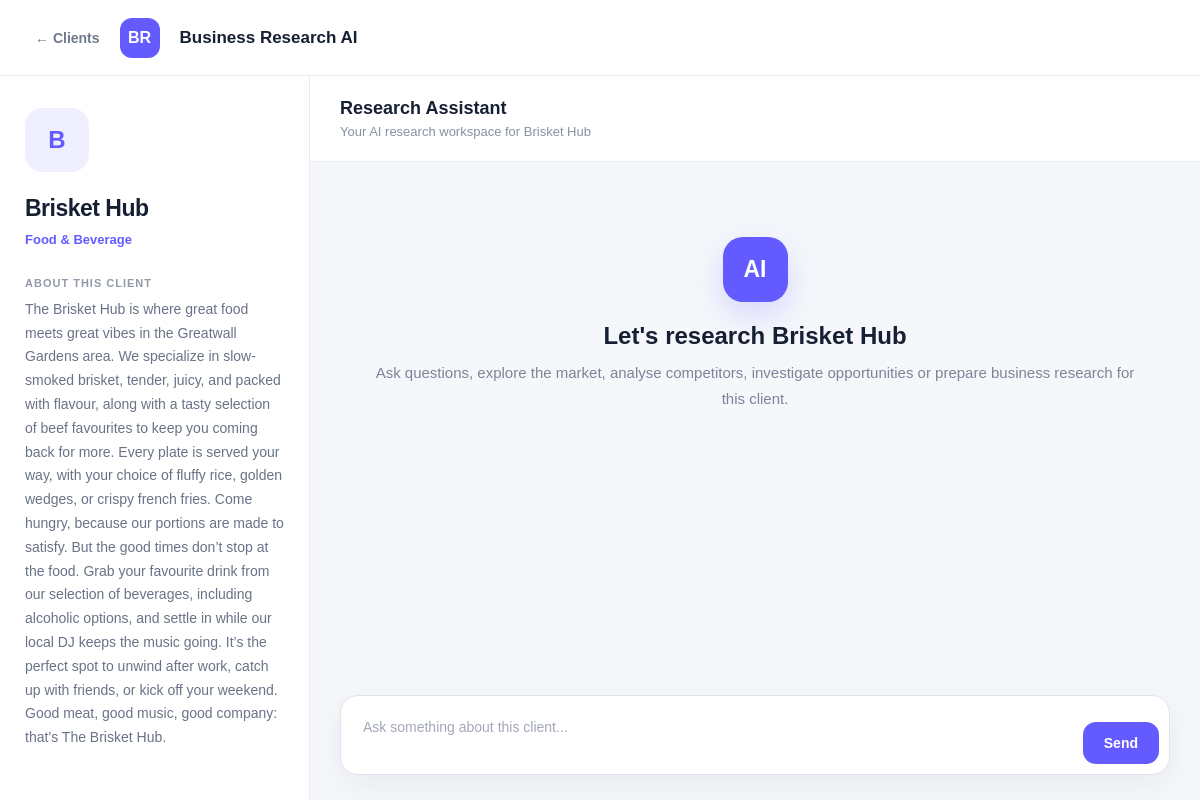
The app's page /clients/3/ with its own data.
### clients/models.py (models this page shows, shortened)
class Client (models.Model):
    name = models.CharField(max_length=50)
    business_name = models.CharField(max_length=100)
    industry = models.CharField(max_length=100,blank=True)
    description = models.TextField(blank=True)
    created_at = models.DateTimeField(auto_now_add=True)

### clients/views.py (the view)
# urls.py: path("<int:client_id>/",views.client_workspace,name="client_workspace")
def client_workspace(request, client_id):
    client = get_object_or_404(Client, id=client_id)
    return render(
        request,
        "clients/workspace.html",
        {
            "client":client
        }
    )

### clients/templates/clients/workspace.html (shortened to what this page needs)
<!DOCTYPE html>
<html lang="en">
<head>
</head>
<body>
    <nav class="navbar">
        <div class="nav-left">
            <a href="{% url 'dashboard' %}" class="back-link">
                ← Clients
            </a>
            <div class="brand-logo">
                BR
            </div>
            <span class="brand-name">
                Business Research AI
            </span>
        </div>
    </nav>
    <main class="workspace">
        <aside class="sidebar">
            <div class="client-avatar">
                {{ client.business_name|first|upper }}
            </div>
            <h1>
                {{ client.business_name }}
            </h1>
            <p class="industry">
                {{ client.industry }}
            </p>
            <div class="info-section">
                <span class="info-label">
                    About this client
                </span>
                <p class="description">
                    {{ client.description }}
                </p>
            </div>
        </aside>
        <section class="chat-area">
            <header class="chat-header">
                <h2>
                    Research Assistant
                </h2>
                <p>
                    Your AI research workspace for {{ client.business_name }}
                </p>
            </header>
            <div class="messages">
                <div class="welcome-message">
                    <div class="welcome-icon">
                        AI
                    </div>
                    <h3>
                        Let's research {{ client.business_name }}
                    </h3>
                    <p>
                        Ask questions, explore the market, analyse competitors,
                        investigate opportunities or prepare business research
                        for this client.
                    </p>
                </div>
            </div>
            <div class="input-area">
                <div class="input-box">
                    <textarea
                        class="message-input"
                        placeholder="Ask something about this client..."
                    ></textarea>
                    <button class="send-button">
                        Send
                    </button>
                </div>
            </div>
        </section>
    </main>
</body>
</html>

### clients/templates/clients/workspace.html (style rules this page uses)
* { margin: 0; padding: 0; box-sizing: border-box; }
body { font-family: Arial, Helvetica, sans-serif; background: #f5f7fb; color: #172033; height: 100vh; overflow: hidden; }
.navbar { height: 76px; background: white; border-bottom: 1px solid #e8ebf2; display: flex; align-items: center; padding: 0 35px; }
.nav-left { display: flex; align-items: center; gap: 20px; }
.back-link { color: #70798d; text-decoration: none; font-size: 14px; font-weight: 600; }
.brand-logo { width: 40px; height: 40px; border-radius: 12px; background: #635bff; color: white; display: flex; align-items: center; justify-content: center; font-size: 16px; font-weight: 800; }
.brand-name { font-size: 17px; font-weight: 750; }
.workspace { height: calc(100vh - 76px); display: flex; }
.sidebar { width: 310px; background: white; border-right: 1px solid #e8ebf2; padding: 32px 25px; overflow-y: auto; }
.client-avatar { width: 64px; height: 64px; border-radius: 18px; background: #f0efff; color: #635bff; display: flex; align-items: center; justify-content: center; font-size: 24px; font-weight: 800; margin-bottom: 22px; }
.sidebar h1 { font-size: 23px; line-height: 1.3; letter-spacing: -0.5px; margin-bottom: 8px; }
.industry { color: #635bff; font-size: 13px; font-weight: 700; margin-bottom: 30px; }
.info-section { margin-bottom: 28px; }
.info-label { display: block; color: #9299aa; font-size: 11px; font-weight: 800; text-transform: uppercase; letter-spacing: 1px; margin-bottom: 9px; }
.description { color: #697286; font-size: 14px; line-height: 1.7; }
.chat-area { flex: 1; display: flex; flex-direction: column; min-width: 0; }
.chat-header { background: white; border-bottom: 1px solid #e8ebf2; padding: 22px 30px; }
.chat-header h2 { font-size: 18px; margin-bottom: 5px; }
.chat-header p { color: #8991a3; font-size: 13px; }
.messages { flex: 1; overflow-y: auto; padding: 35px; }
.welcome-message { max-width: 760px; margin: 40px auto; text-align: center; }
.welcome-icon { width: 65px; height: 65px; border-radius: 20px; background: #635bff; color: white; display: flex; align-items: center; justify-content: center; margin: 0 auto 20px; font-size: 23px; font-weight: 800; box-shadow: 0 12px 30px rgba(99, 91, 255, 0.2); }
.welcome-message h3 { font-size: 24px; margin-bottom: 10px; }
.welcome-message p { color: #7c8497; font-size: 15px; line-height: 1.7; }
.input-area { padding: 20px 30px 25px; background: #f5f7fb; }
.input-box { max-width: 900px; margin: 0 auto; background: white; border: 1px solid #dfe3ec; border-radius: 18px; padding: 10px; display: flex; align-items: flex-end; gap: 10px; box-shadow: 0 10px 30px rgba(31, 41, 55, 0.06); }
.message-input { flex: 1; border: none; outline: none; resize: none; min-height: 45px; max-height: 150px; padding: 13px 12px; font-family: inherit; font-size: 14px; color: #172033; }
.message-input::placeholder { color: #a2a8b6; }
.send-button { border: none; background: #635bff; color: white; border-radius: 13px; padding: 13px 21px; font-size: 14px; font-weight: 700; cursor: pointer; transition: transform 0.2s ease, background 0.2s ease; }

### records on screen
Client: business_name|first "B", business_name "Brisket Hub", industry "Food & Beverage", description "The Brisket Hub is where great food meets great vibes in the Greatwall Gardens area. We specialize in slow-smoked brisket, tender, juicy, and packed with flavour, along with a tasty selection of beef favourites to keep you coming back for more. Every plate is served your way, with your choice of fluffy rice, golden wedges, or crispy french fries. Come hungry, because our portions are made to satisfy. But the good times don’t stop at the food. Grab your favourite drink from our selection of beverages, including alcoholic options, and settle in while our local DJ keeps the music going. It’s the perfect spot to unwind after work, catch up with friends, or kick off your weekend. Good meat, good…"
